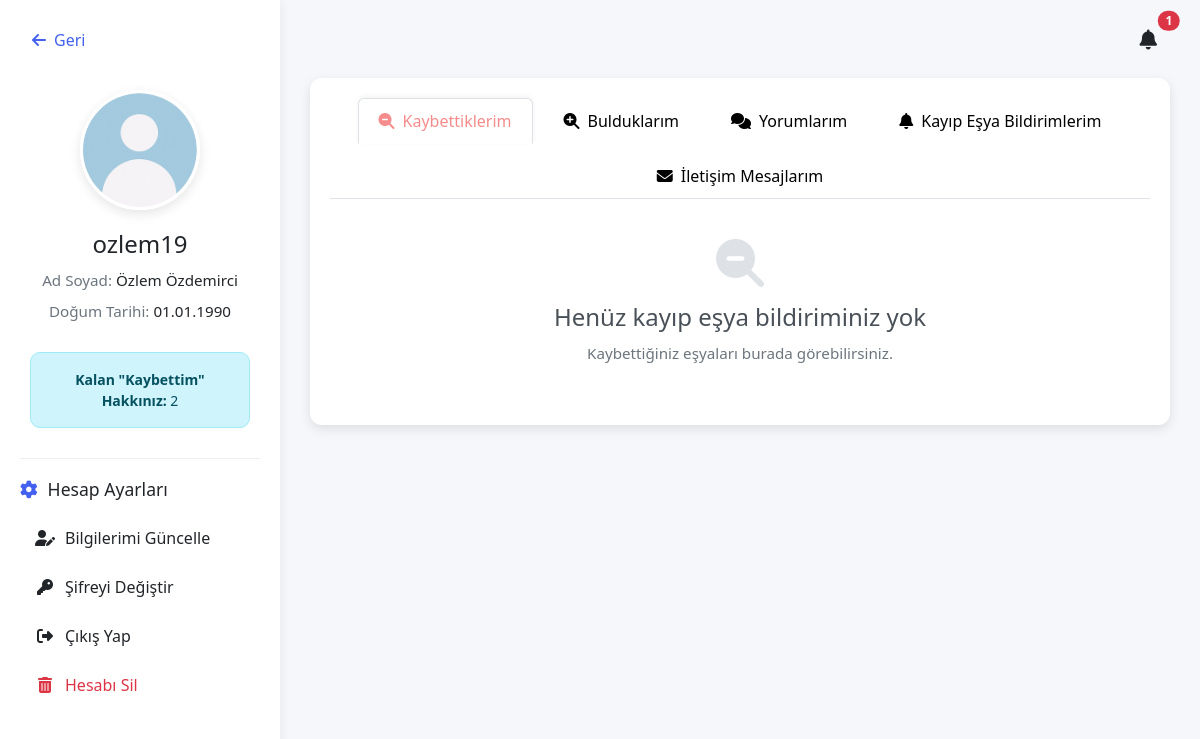
Screenshot of /accounts/profil/ (signed in) with the database file from the repository.
### accounts/models.py (models this page shows, shortened)
class CustomUser(AbstractUser):     # Kullanıcı modelini özelleştiriyoruz.
    email = models.EmailField(unique=True)
    birthdate = models.DateField(blank=True, null=True)
    full_name = models.CharField(max_length=255, blank=True, null=True)
    profile_photo = models.ImageField(upload_to='profile_photos/', blank=True, null=True)
    kaybettim_hakki = models.IntegerField(default=3)  # Kullanıcının kaybettiği hak sayısı
    USERNAME_FIELD = 'email'
    REQUIRED_FIELDS = ['username']
    objects = CustomUserManager()  #Özel UserManager ekledik

### accounts/views.py (the view)
# urls.py: path('profil/', profilim, name='profilim'),     # Profil sayfası
@login_required
def profilim(request):
    kullanici = request.user
    kaybettiklerim = Kayit.objects.filter(user=kullanici, kayit_turu='kaybettim')
    bulduklarim = Kayit.objects.filter(user=kullanici, kayit_turu='buldum')
    bildirimler = Bildirim.objects.filter(kullanici=kullanici).order_by('-olusturulma_tarihi')
    kayip_bildirimler = Bildirim.objects.filter(kullanici=kullanici, kanit__isnull=False).order_by('-olusturulma_tarihi')
    yorumlar = GenelYorum.objects.filter(user=kullanici).order_by('-tarih')
    iletisim_mesajlari = ContactMessage.objects.filter(user=kullanici).order_by('-created_at')
    if request.method == 'POST':
        form = ProfilFotoForm(request.POST, request.FILES, instance=kullanici)
        if form.is_valid():
            form.save()
            return redirect('profilim')
    else:
        form = ProfilFotoForm(instance=kullanici)
    return render(request, "profilim.html", {
        "kaybettiklerim": kaybettiklerim,
        "bulduklarim": bulduklarim,
        "user": kullanici,
        "form": form,
        "yorumlar": yorumlar,
        "bildirimler": bildirimler,
        "kayip_bildirimler": kayip_bildirimler,
        "kaybettim_hakki": kullanici.kaybettim_hakki,  # Model alanını direkt kullanıyoruz
        "iletisim_mesajlari": iletisim_mesajlari,
    })

### templates/profilim.html (shortened to what this page needs)
{% load static %}
<!DOCTYPE html>
<html lang="tr">
<head>
    <link rel="stylesheet" href="{% static 'css/profilim.css' %}">
    <link rel="stylesheet" href="https://cdnjs.cloudflare.com/ajax/libs/font-awesome/6.5.0/css/all.min.css">
    <link href="https://cdn.jsdelivr.net/npm/bootstrap@5.3.0-alpha1/dist/css/bootstrap.min.css" rel="stylesheet">
</head>
<body>
    <div class="profile-container">
        <div class="profile-sidebar">
            <div class="sidebar-header">
                <a href="{% url 'home' %}" class="back-button">
                    <i class="fas fa-arrow-left"></i> Geri
                </a>
            </div>
            <div class="profile-card">
                <div class="profile-photo-container">
                    {% if user.profile_photo %}
                        <img src="{{ user.profile_photo.url }}" alt="Profil Fotoğrafı" class="profile-photo">
                    {% else %}
                        <img src="{% static 'images/default_profil_foto.png' %}" alt="Varsayılan Profil Fotoğrafı" class="profile-photo">
                    {% endif %}
                </div>
                <div class="profile-info">
                    <h2 class="username">{{ user.username }}</h2>
                    <div class="profile-detail">
                        <span class="detail-label">Ad Soyad:</span>
                        <span class="detail-value">{{ user.full_name|default:"Belirtilmemiş" }}</span>
                    </div>
                    <div class="profile-detail">
                        <span class="detail-label">Doğum Tarihi:</span>
                        <span class="detail-value">{{ user.birthdate|date:"d.m.Y"|default:"Belirtilmemiş" }}</span>
                    </div>
                </div>
            </div>
            <div class="kaybettim-hakki-alert">
                <div class="alert alert-info ">
                    <strong>Kalan "Kaybettim" Hakkınız:</strong>
                    <span id="kalan-hak">{{ kaybettim_hakki }}</span>
                </div>
            </div>
            <div class="account-settings">
                <h3 class="settings-title"><i class="fas fa-cog"></i> Hesap Ayarları</h3>
                <div class="settings-menu">
                    <a href="#" data-bs-toggle="modal" data-bs-target="#updateProfileModal" class="setting-item">
                        <i class="fas fa-user-edit"></i> Bilgilerimi Güncelle
                    </a>
                    <a href="#" class="setting-item">
                        <i class="fas fa-key"></i> Şifreyi Değiştir
                    </a>
                    <a href="{% url 'logout' %}" class="setting-item">
                        <i class="fas fa-sign-out-alt"></i> Çıkış Yap
                    </a>
                    <a href="#" class="setting-item text-danger" data-bs-toggle="modal" data-bs-target="#deleteAccountModal">
                        <i class="fas fa-trash-alt"></i> Hesabı Sil
                    </a>
                </div>
            </div>
        </div>
        <div class="profile-main-content">
            <div class="profile-header">
                <div class="notification-bell">
                    <button class="btn position-relative" type="button" id="bildirimDropdown" data-bs-toggle="dropdown" aria-expanded="false">
                        <i class="fas fa-bell fa-lg"></i>
                        {% if bildirimler|length > 0 %}
                        <span id="bildirim-sayisi" class="position-absolute top-0 start-100 translate-middle badge rounded-pill bg-danger">
                            {{ bildirimler|length }}
                        </span>
                        {% endif %}
                    </button>
                </div>
            </div>
            <div class="profile-tabs">
                <ul class="nav nav-tabs" id="profilSekmeler" role="tablist">
                    <li class="nav-item" role="presentation">
                        <button class="nav-link active" id="kayip-tab" data-bs-toggle="tab" data-bs-target="#kayiplar" type="button" role="tab">
                            <i class="fas fa-search-minus me-2"></i>Kaybettiklerim
                        </button>
                    </li>
                    <li class="nav-item" role="presentation">
                        <button class="nav-link" id="buldu-tab" data-bs-toggle="tab" data-bs-target="#buldugun" type="button" role="tab">
                            <i class="fas fa-search-plus me-2"></i>Bulduklarım
                        </button>
                    </li>
                    <li class="nav-item" role="presentation">
                        <button class="nav-link" id="yorum-tab" data-bs-toggle="tab" data-bs-target="#yorumlarim" type="button" role="tab">
                            <i class="fas fa-comments me-2"></i>Yorumlarım
                        </button>
                    </li>
                    <li class="nav-item" role="presentation">
                        <button class="nav-link" id="bildirim-tab" data-bs-toggle="tab" data-bs-target="#bildirimler" type="button" role="tab">
                            <i class="fas fa-bell me-2"></i>Kayıp Eşya Bildirimlerim
                        </button>
                    </li>
                    <li class="nav-item" role="presentation">
                        <button class="nav-link" id="iletisim-tab" data-bs-toggle="tab" data-bs-target="#iletisimmesajlari" type="button" role="tab">
                            <i class="fas fa-envelope me-2"></i>İletişim Mesajlarım
                        </button>
                    </li>
                </ul>
                <div class="tab-content">
                    <div class="tab-pane fade show active" id="kayiplar" role="tabpanel" aria-labelledby="kayip-tab">
                        {% if kaybettiklerim %}
                            <div class="items-grid">
                                {% for kayit in kaybettiklerim %}
                                    <div class="item-card">
                                        {% if kayit.resim %}
                                            <img src="{{ kayit.resim.url }}" class="item-image" alt="{{ kayit.baslik }}">
                                        {% else %}
                                            <img src="{% static 'images/default_gorsel.png' %}" class="item-image" alt="Varsayılan Görsel">
                                        {% endif %}
                                        <div class="item-body">
                                            <h5 class="item-title">{{ kayit.baslik }}</h5>
                                            <div class="item-meta">
                                                <span class="item-location"><i class="fas fa-map-marker-alt"></i> {{ kayit.konum }}</span>
                                                <span class="item-date"><i class="far fa-calendar-alt"></i> {{ kayit.tarih|date:"d.m.Y" }}</span>
                                            </div>
                                            <p class="item-description">{{ kayit.tanim|truncatechars:100 }}</p>
                                            <div class="item-actions">
                                                <a href="{% url 'kayit_duzenle' kayit.id %}" class="btn btn-sm btn-outline-primary">
                                                    <i class="fas fa-edit"></i> Düzenle
                                                </a>
                                                <a href="{% url 'kayit_sil' kayit.id %}" class="btn btn-sm btn-outline-danger" onclick="return confirm('Bu kaydı silmek istediğinize emin misiniz?')">
                                                    <i class="fas fa-trash"></i> Sil
                                                </a>
                                            </div>
                                        </div>
                                    </div>
                                {% endfor %}
                            </div>
                        {% else %}
                            <div class="empty-state">
                                <i class="fas fa-search-minus fa-3x mb-3"></i>
                                <h4>Henüz kayıp eşya bildiriminiz yok</h4>
                                <p>Kaybettiğiniz eşyaları burada görebilirsiniz.</p>
                            </div>
                        {% endif %}
                    </div>
                </div>
            </div>
        </div>
</body>
</html>

### static/css/profilim.css (style rules this page uses)
:root { --primary-color: #4361ee; --secondary-color: #3f37c9; --accent-color: #4895ef; --danger-color: #f72585; --success-color: #4cc9f0; --light-color: #f8f9fa; --dark-color: #212529; --gray-color: #6c757d; --border-radius: 12px; --box-shadow: 0 4px 12px rgba(0, 0, 0, 0.1); --transition: all 0.3s ease; }
body { font-family: 'Segoe UI', 'Roboto', sans-serif; background-color: #f5f7fa; color: #333; line-height: 1.6; margin: 0; padding: 0; }
.profile-container { display: grid; grid-template-columns: 280px 1fr; min-height: 100vh; }
.profile-sidebar { background-color: white; box-shadow: 2px 0 10px rgba(0, 0, 0, 0.05); position: sticky; top: 0; height: 100vh; overflow-y: auto; padding: 20px; }
.sidebar-header { margin-bottom: 30px; }
.back-button { display: inline-flex; align-items: center; color: var(--primary-color); text-decoration: none; font-weight: 500; padding: 8px 12px; border-radius: 8px; transition: var(--transition); }
.back-button i { margin-right: 8px; }
.profile-card { text-align: center; margin-bottom: 30px; }
.profile-photo-container { margin: 0 auto 20px; width: 120px; height: 120px; border-radius: 50%; overflow: hidden; border: 3px solid white; box-shadow: var(--box-shadow); }
.profile-photo { width: 100%; height: 100%; object-fit: cover; }
.profile-info { margin-top: 15px; }
.username { font-size: 1.5rem; margin: 0 0 10px; color: var(--dark-color); }
.profile-detail { margin-bottom: 8px; font-size: 0.95rem; }
.detail-label { font-weight: 500; color: var(--gray-color); }
.detail-value { color: var(--dark-color); }
.account-settings { margin-top: 30px; padding-top: 20px; border-top: 1px solid #eee; }
.settings-title { font-size: 1.1rem; margin-bottom: 15px; color: var(--dark-color); display: flex; align-items: center; }
.settings-title i { margin-right: 10px; color: var(--primary-color); }
.settings-menu { display: flex; flex-direction: column; }
.setting-item { display: flex; align-items: center; padding: 10px 15px; margin-bottom: 5px; border-radius: 8px; color: var(--dark-color); text-decoration: none; transition: var(--transition); }
.setting-item i { margin-right: 10px; width: 20px; text-align: center; }
.profile-main-content { padding: 20px 30px; background-color: #f5f7fa; overflow-y: auto; }
.profile-header { display: flex; justify-content: flex-end; margin-bottom: 20px; }
.notification-bell { position: relative; }
.profile-tabs { background-color: white; border-radius: var(--border-radius); box-shadow: var(--box-shadow); padding: 20px; }
.nav-tabs { border-bottom: 1px solid #dee2e6; justify-content: center; gap: 10px; }
.nav-tabs .nav-link { border: 1px solid transparent; border-top-left-radius: 8px; border-top-right-radius: 8px; color: #000000; background-color: transparent; padding: 10px 20px; transition: all 0.2s ease-in-out; }
.nav-tabs .nav-link.active { color: #f58b8b !important; background-color: white; border-color: #dee2e6 #dee2e6 white; font-weight: 500; box-shadow: 0 -2px 5px rgba(0,0,0,0.05); }
.empty-state { text-align: center; padding: 40px 20px; color: var(--gray-color); }
.empty-state i { color: var(--primary-color); margin-bottom: 15px; }
.empty-state h4 { color: var(--dark-color); margin-bottom: 10px; }
.empty-state p { margin-bottom: 20px; }
.kaybettim-hakki-alert { margin-top: 15px; padding: 0 10px; }
.kaybettim-hakki-alert .alert { border-radius: 10px; font-size: 14px; text-align: center; }
.empty-state { text-align: center; padding: 40px 20px; color: #6c757d; }
.empty-state i { margin-bottom: 15px; color: #dee2e6; }
.empty-state h4 { margin-bottom: 10px; color: #495057; }
.empty-state p { margin: 0; font-size: 0.95rem; }

### rows the page displays
CustomUser: username "ozlem19", full_name "Özlem Özdemirci", birthdate "01.01.1990"

### other values shown
{{ kaybettim_hakki }} "2"
{{ bildirimler|length }} "1"
